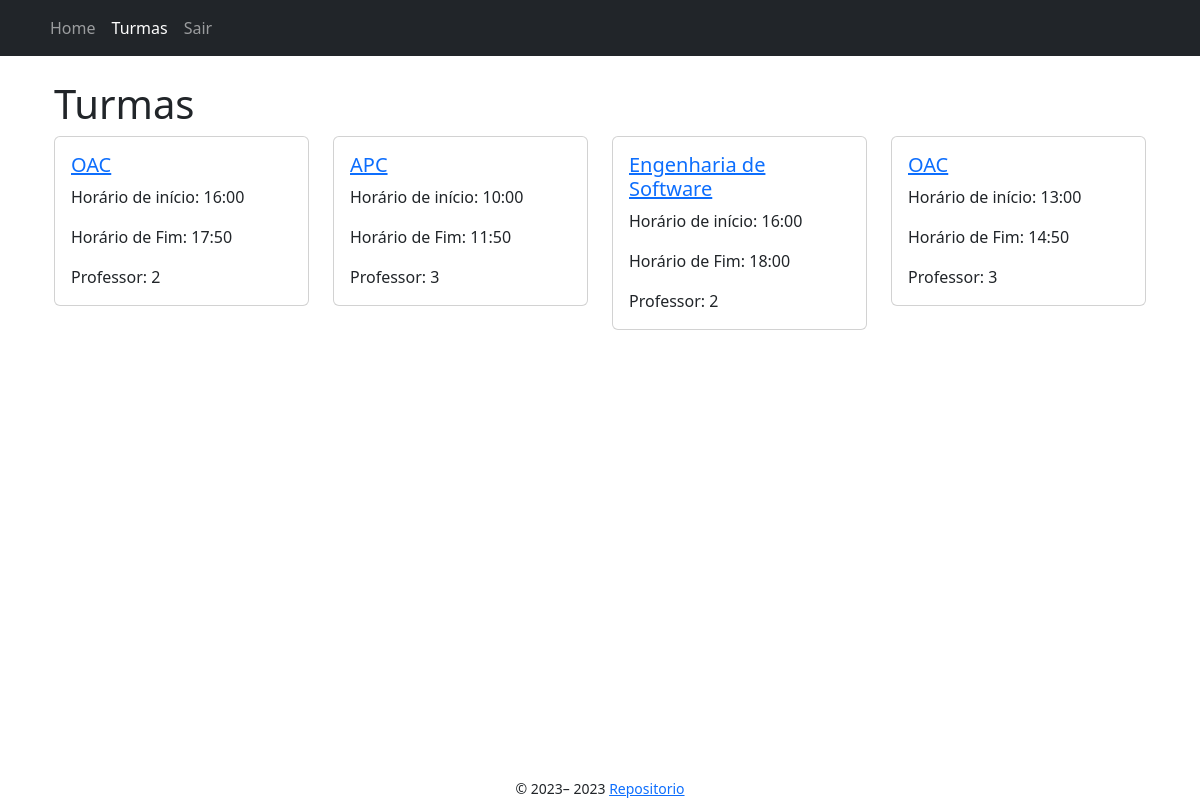
Screenshot of /turmas/ (signed in) with the database file from the repository.
### app/models/turma.py (models this page shows)
class Turma(db.Model):
    __tablename__ = "turma"
    id = db.Column(db.Integer, primary_key=True)
    nome = db.Column(db.String(100), nullable=False)
    horario_inicio = db.Column(db.Time, nullable=False)
    horario_fim = db.Column(db.Time, nullable=False)
    senha = db.Column(db.String(200), nullable=False)
    semestre = db.Column(db.Integer, nullable=False)
    professor_id = db.Column(db.Integer, db.ForeignKey(
        'professor.id'), nullable=False)
    aulas = db.relationship('Aula', backref=db.backref('turma_aulas', lazy=True)) #1 to N
    def __repr__(self) -> str:
        return "<Turma %r>" % self.id

### app/controllers/turmas_controller.py (the view)
@bp.route("/", methods=["GET"])
@login_required
def index():
    turmas = Turma.query.all()
    print(f"Turmas: {turmas}")
    return render_template("turmas/index.jinja2", turmas=turmas, user=current_user)

### app/templates/turmas/index.jinja2 (shortened to what this page needs)
{% extends "./base.jinja2" %}
{% from 'bootstrap5/utils.html' import render_icon %}
{% block head %}
    {{ super() }}
{% endblock %}
{% block content %}
    <div class="container">
        <h1>Turmas</h1>
        <div class="row row-col-1 row-cols-md-2 row-cols-lg-4">
            {% for turma in turmas %}
                <div class="col mb-4">
                    <div class="card">
                        <div class="card-body">
                            <a href="{{ url_for('turmas.show', turma_id=turma.id) }}">
                                <h5 class="card-title">{{ turma.nome }}</h5>
                            </a>
                            <p>Horário de início: {{ turma.horario_inicio.strftime('%H:%M') }}</p>
                            <p>Horário de Fim: {{ turma.horario_fim.strftime('%H:%M') }}</p>
                            <p class="card-text">Professor: {{ turma.professor_id }}</p>
                        </div>
                    </div>
                </div>
            {% endfor %}
        </div>
    </div>
{% endblock %}

### app/static/style.css (style rules this page uses)
* { box-sizing: border-box; margin: 0; padding: 0; }
body { display: grid; min-height: 100vh; min-width: 100vw; grid-template-columns: 1fr; grid-template-rows: auto 1fr auto; grid-template-areas: "header" "main" "footer"; }

### rows the page displays
Turma: nome "OAC", horario_inicio "16:00", horario_fim "17:50", professor_id "2"
Turma: nome "APC", horario_inicio "10:00", horario_fim "11:50", professor_id "3"
Turma: nome "Engenharia de Software", horario_inicio "16:00", horario_fim "18:00", professor_id "2"
Turma: nome "OAC", horario_inicio "13:00", horario_fim "14:50", professor_id "3"

### other values shown
{{ render_nav_item("index.index", "Home") }} "Home"
{{ render_nav_item("turmas.index", "Turmas") }} "Turmas"
{{ render_nav_item("auth.logout", "Sair") }} "Sair"
